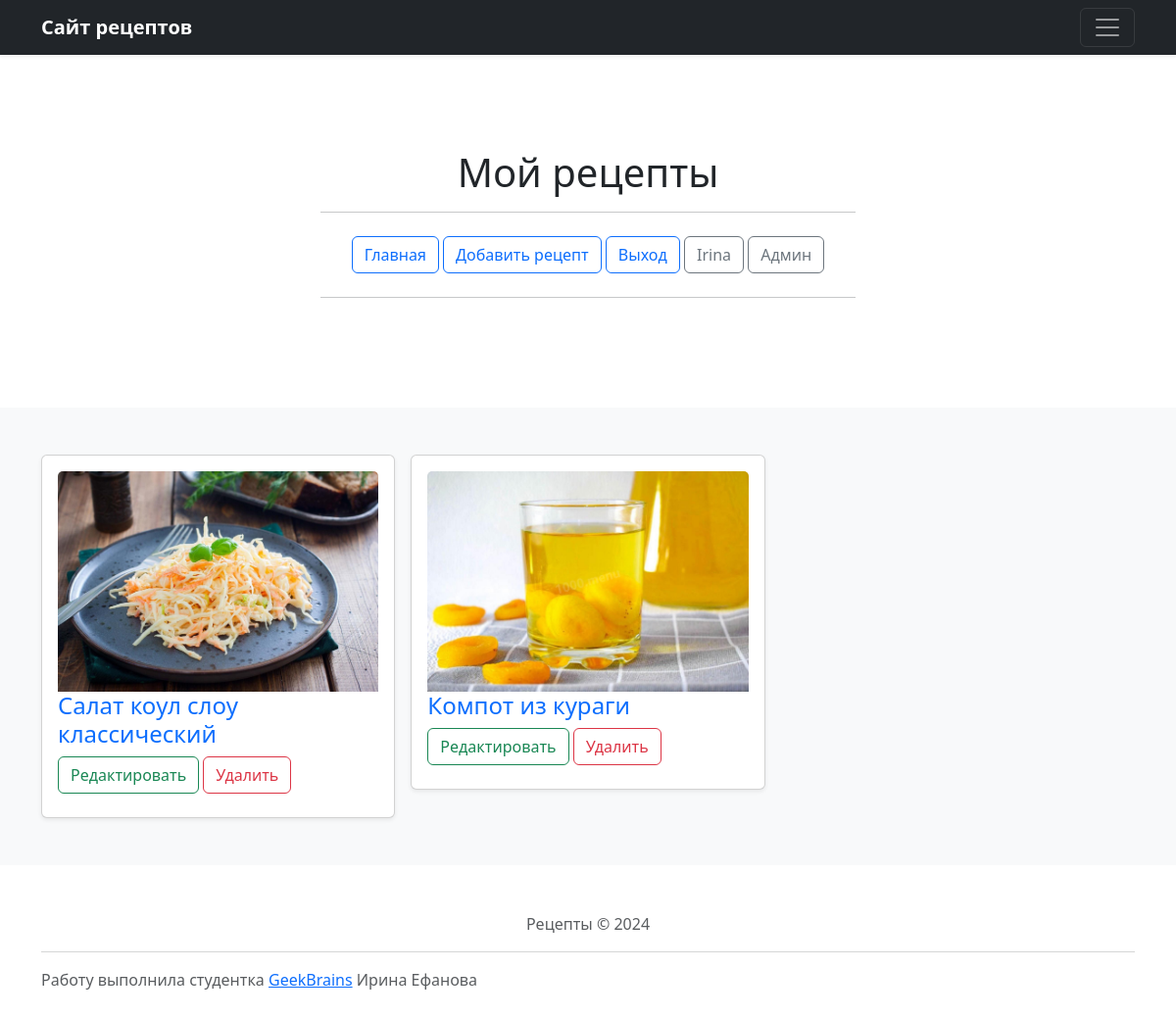
The page /auth/user_recipes/ (signed in) on the database its author committed.
### mainapp/models.py (models this page shows, shortened)
class Recipe(models.Model):
    title = models.CharField(max_length=200, verbose_name='Название')
    description = models.TextField(verbose_name='Описание')
    ingredients = models.TextField(verbose_name='Ингредиенты')
    cooking_steps = models.TextField(verbose_name='Шаги приготовления')
    cooking_time = models.CharField(max_length=20, verbose_name='Время приготовления')
    img = models.ImageField(upload_to='recipe', blank=True, null=True, verbose_name='Изображение', validators=[
        FileExtensionValidator(allowed_extensions=('png', 'jpg', 'webp', 'jpeg', 'gif'))])
    author = models.ForeignKey(to=User, on_delete=models.CASCADE, verbose_name='автор')
    category = models.ManyToManyField(Category, verbose_name='Категория')
    calories = models.CharField(max_length=10, verbose_name='Калорийность')
    portions = models.CharField(max_length=2, verbose_name='Количество порций')
    is_active = models.BooleanField(default=True, verbose_name='Активен')
    objects = Manager()
    class Meta:
        verbose_name = 'рецепт'
        verbose_name_plural = 'рецепты'

### authapp/views.py (the view)
# urls.py: path('user_recipes/', authapp.user_read_recipes, name='user_recipes'),
def user_read_recipes(request):
    recipes = Recipe.objects.filter(author=request.user)
    context = {
        'title': 'мой рецепты',
        'flag': True,
        'recipes': recipes
    }
    return render(request, 'authapp/read_user_recipes.html', context=context)

### authapp/templates/authapp/read_user_recipes.html (shortened to what this page needs)
{% extends 'base.html' %}
{% load static %}
{% block menu %}
    {% include 'mainapp/includes/inc_header_menu.html' %}
{% endblock menu %}
{% block content %}
    <main>
        <section class="py-5 text-center container">
            <div class="row py-lg-5">
                <div class="col-lg-6 col-md-8 mx-auto">
                    <h1 class="fw-light">Мой рецепты</h1>
                    {% include 'mainapp/includes/inc_main_menu.html' %}
                </div>
            </div>
        </section>
        <div class="album py-5 bg-body-tertiary">
            <div class="container">
                <div class="row row-cols-1 row-cols-sm-2 row-cols-md-3 g-3">
                    {% for recipe in recipes %}
                        <div class="col">
                            <div class="card shadow-sm">
                                <div class="card-body">
                                    {% if recipe.img %}
                                        <img class="bd-placeholder-img card-img-top" width="100%" height="225"
                                             src="{{ recipe.img.url }}" alt="">
                                    {% else %}
                                        <img class="bd-placeholder-img card-img-top" width="100%" height="225"
                                             src="{% static 'img/foto_product_default.jpg' %}">
                                    {% endif %}
                                    <div>
                                        <a href="{% url 'mainapp:read_recipe' recipe.id %}"
                                           style="text-decoration: none;"><h4 class="card-text">{{ recipe.title }}</h4>
                                        </a>
                                        <a class="btn btn-outline-success my-2" style="text-decoration: none;"
                                           href="{% url 'mainapp:update_recipe' recipe.id %}">Редактировать</a>
                                        <a class="btn btn-outline-danger my-2" style="text-decoration: none;"
                                           href="{% url 'mainapp:delete_recipe' recipe.id %}">Удалить</a>
                                    </div>
                                </div>
                            </div>
                        </div>
                    {% endfor %}
                </div>
            </div>
        </div>
    </main>
{% endblock %}

### mainapp/templates/mainapp/includes/inc_main_menu.html
<hr>
<a href="{% url 'mainapp:home' %}" class="btn btn-outline-primary my-2">Главная</a>
{% if not user.is_authenticated %}
    <a href="{% url 'authapp:login' %}" class="btn btn-outline-primary my-2">Вход</a>
{% else %}
    <a href="{% url 'mainapp:add_recipe' %}" class="btn btn-outline-primary my-2">Добавить рецепт</a>
    <a href="{% url 'authapp:logout' %}" class="btn btn-outline-primary my-2">Выход</a>
    <a href="{% url 'authapp:edit' %}" class="btn btn-outline-secondary my-2">
        {{ user.username|default:'Пользователь' }}
    </a>
{% endif %}
{% if user.is_superuser %}
    <a href="{% url 'admin:index' %}" class="btn btn-outline-secondary my-2">Админ</a>
{% endif %}
<hr>

### rows shown on the page
Recipe: img (picture), title "Салат коул слоу классический"
Recipe: img (picture), title "Компот из кураги"

### other values the page prints
{{ user.username|default:'Пользователь' }} "Irina"
